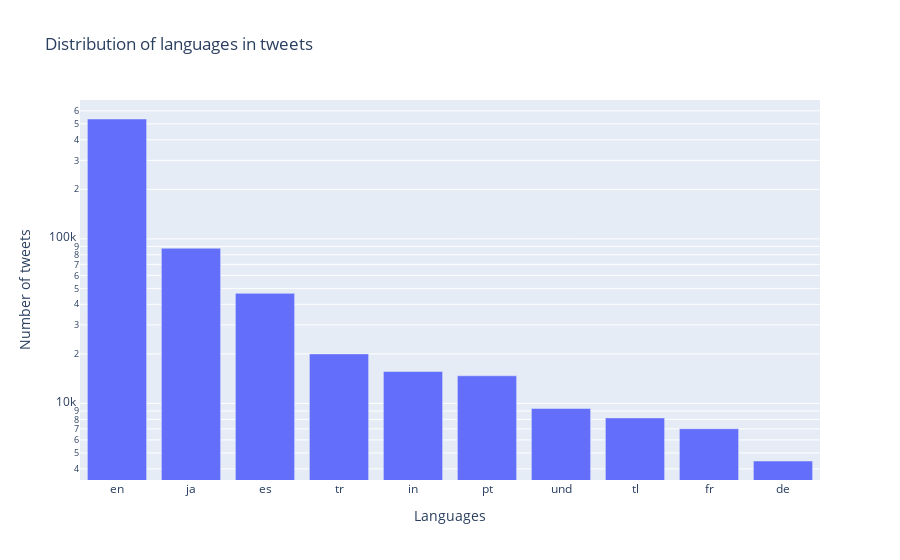

Here is the notebook cell this chart was saved with:
### Markdown cell above
The data contains tweets in 65 different languages. For our analysis, it is better to consider tweets posted in the English language only.

### Code cell
# Plot the distribution of top 10 languages
lang_df = pd.DataFrame(df['language'].value_counts()).reset_index().iloc[:10]
lang_df.columns = ['language', 'num_tweets']
fig = px.bar(lang_df, x='language', y='num_tweets', log_y=True, title="Distribution of languages in tweets")
fig.update_xaxes(title="Languages")
fig.update_yaxes(title="Number of tweets")
fig.show()

### Figure 1 — Plotly figure (JSON) as saved in the notebook; plotly's stock layout.template omitted (floating-point values rounded to 4 significant figures)
{"data": [{"alignmentgroup": "True", "hovertemplate": "language=%{x}<br>num_tweets=%{y}<extra></extra>", "legendgroup": "", "marker": {"color": "#636efa", "pattern": {"shape": ""}}, "name": "", "offsetgroup": "", "orientation": "v", "showlegend": false, "textposition": "auto", "type": "bar", "x": ["en", "ja", "es", "tr", "in", "pt", "und", "tl", "fr", "de"], "xaxis": "x", "y": [535092, 87710, 46644, 19995, 15630, 14716, 9314, 8166, 7017, 4467], "yaxis": "y"}], "layout": {"barmode": "relative", "legend": {"tracegroupgap": 0}, "title": {"text": "Distribution of languages in tweets"}, "xaxis": {"anchor": "y", "domain": [0, 1], "title": {"text": "Languages"}}, "yaxis": {"anchor": "x", "domain": [0, 1], "title": {"text": "Number of tweets"}, "type": "log"}}}
